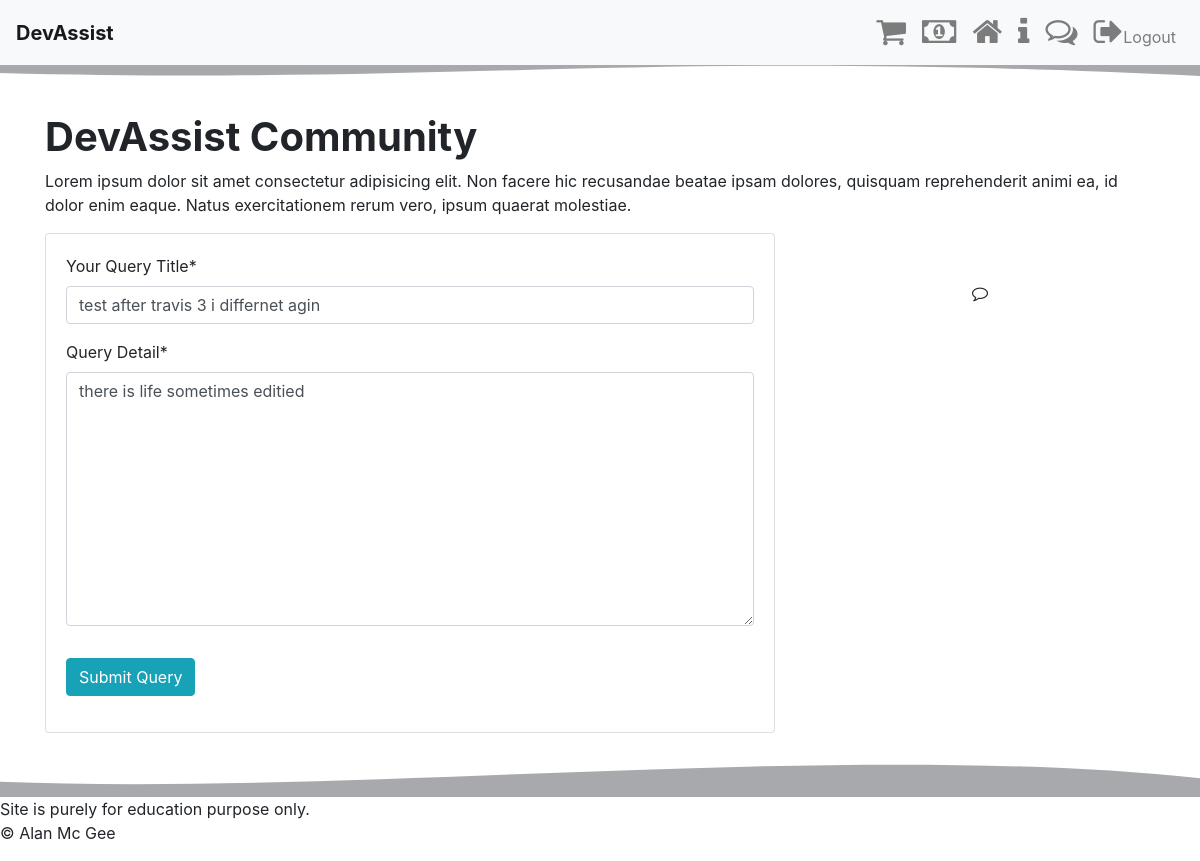
The app's page /community/query/15/edit/ (signed in) with its own data.
### forum/models.py (models this page shows, shortened)
class Post(models.Model):
    title = models.CharField(max_length=100)
    content = models.TextField()
    date_posted = models.DateTimeField(default=timezone.now)
    author = models.ForeignKey(User, null=True, on_delete=models.CASCADE) # cascade -  when user is deleted remove all posts
    class Meta:
        ordering = ("-date_posted", )

### forum/views.py (the view)
# urls.py: path('query/<int:pk>/edit/', views.edit_query, name='post-edit'),
@login_required
def edit_query(request, pk):
    query = get_object_or_404(Post, pk=pk)
    logged_user = request.user.id
    author = query.author.id
    if logged_user is not author:
        messages.warning(request, f'you do not own this post')
        return redirect('posts')
    if request.method == "POST":
        query_form = QueryForm(request.POST, instance=query)
        if query_form.is_valid():
            query_form.save()
            messages.success(
                request, f"You have successfully changed your query")
            return redirect(query_detail, query.pk)
    else:
        query_form = QueryForm(instance=query)
    context = {
        "form": query_form,
    }
    return render(request, "forum/edit_form.html", context)

### forum/forms.py
class QueryForm(forms.ModelForm):
    title = forms.CharField(
        label="Your Query Title",
        min_length=3,
        max_length=80,
        widget=forms.TextInput(),
        required=True)
    content = forms.CharField(
        label="Query Detail",
        min_length=10,
        max_length=1500,
        widget=forms.Textarea(),
        required=True)
    class Meta:
        model = Post
        fields = ["title", "content"]

### cart/contexts.py (called while the page is built)
def cart_contents(request):
    cart = request.session.get('cart', {})
    cart_items = []
    total = 0
    donation_count = 0
    for id, quantity in cart.items():
        donation = get_object_or_404(Donation, pk=id)
        total += quantity * donation.price
        donation_count += quantity
        cart_items.append({'id': id, 'quantity': quantity, 'donation': donation})
    return {'cart_items': cart_items, 'total': total, 'donation_count': donation_count}

### forum/templates/forum/edit_form.html (shortened to what this page needs)
{% extends "base.html" %}
{% load crispy_forms_tags %}
{% block content %}
{% include 'forum/includes/intro.html' %}
<div class="container">
    <div class="row">
        <div class="col-md-8 order-2 order-md-1">
            <div class="card">
                <div class="card-body">
                    <form method="POST">
                        <fieldset class="form-group">
                            {{ form|crispy }}
                        </fieldset>
                        <div class="form-group">
                            <button class="btn btn-info" type="submit">Submit Query</button>
                        </div>
                    </form>
                </div>
            </div>
        </div>
        <div class="col-md-4 order-1">
            <div style="margin: auto; text-align: center; padding-top:3rem;">
                <i class="fa fa-comment-o fa-size" aria-hidden="true"></i>
            </div>
        </div>
    </div>
</div>
{% endblock content %}

### records on screen
Post: title "test after travis 3 i differnet agin", content "there is life sometimes editied"
